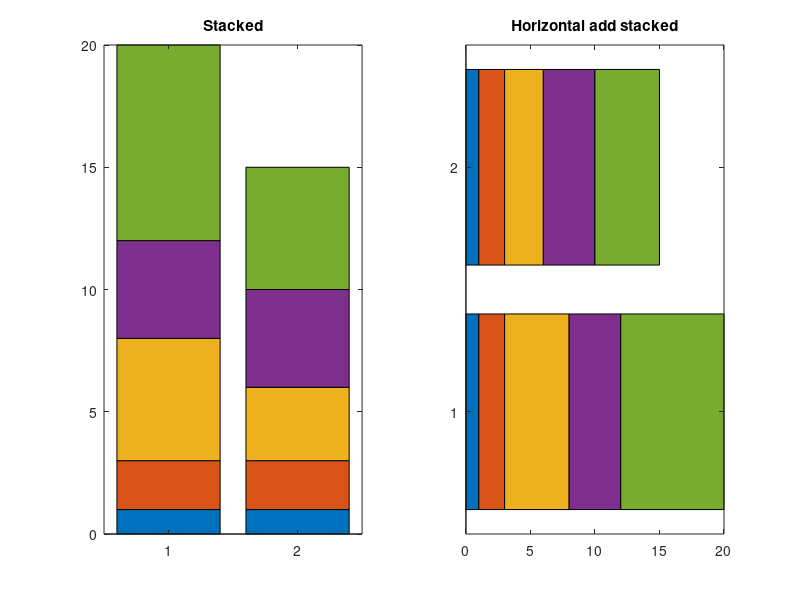

MATLAB code for this plot:
%%  Logarithm Plots

x = logspace(-1, 1, 100);
y = x .^ 2;

subplot(2, 2, 1);   plot(x, y);     title('Plot');
subplot(2, 2, 2);   semilogx(x, y); title('Semilogx');
subplot(2, 2, 3);   semilogy(x, y); title('Semilogy');
subplot(2, 2, 4);   loglog(x, y);   title('Loglog');

set(gca, 'Xgrid', 'on');    %   only subplot(2, 2, 4)

%%  Plotyy 兩個y軸

x = 0: 0.01: 20;
y1 = 200*exp(-0.5*x) .* sin(x);
y2 = 0.8*exp(-0.5*x) .* sin(10*x);
[AX, H1, H2] = plotyy(x, y1, x, y2);

set(get(AX(1), 'Ylabel'), 'String', 'Left Y-axis')
set(get(AX(2), 'Ylabel'), 'String', 'Right Y-axis')
set(H1, 'LineStyle', '--');
set(H2, 'LineStyle', ':');

title('Labeling plotyy');

%%  Histogram

y = randn(1, 1000);

subplot(2, 1, 1);   hist(y, 10);    title('Bins = 10');
subplot(2, 1, 2);   hist(y, 50);    title('Bins = 50');

%%  Bar Chart

x = [1 2 5 4 8];
y = [x; 1: 5];

subplot(1, 3, 1);   bar(x);     title('A bargraph of vector x');
subplot(1, 3, 2);   bar(y);     title('A bargraph of vector y');
subplot(1, 3, 3);   bar3(y);    title('A 3D bargraph');

%%  Stacked & Horizontal

x = [1 2 5 4 8];
y = [x; 1: 5];

subplot(1, 2, 1);   bar(y, 'stacked');  title('Stacked');
subplot(1, 2, 2);   barh(y);            title('Horizontal');

%%  ex1

x = [1 2 5 4 8];
y = [x; 1: 5];

barh(y, 'stacked');            title('Horizontal add stacked');